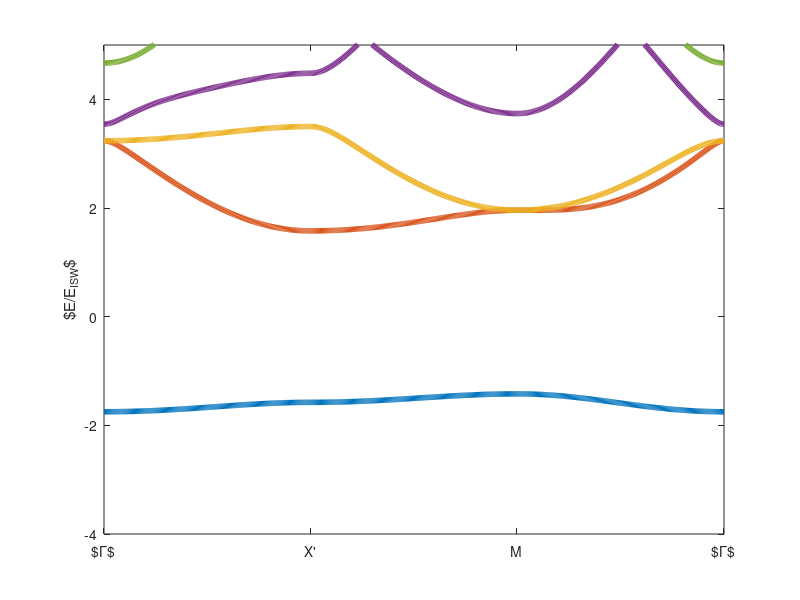

This figure's MATLAB source:
% gaussian potential

close all;clear all;clc
% parametros iniciales
a=1;
p1=0.25;
p2=0.75;
N=12; N=N+1;
w=200;% iteraciones

v0=-10;
alpha=10;
x0=1/2;

Ix=0; Iy=0; % parte en x y parte en y
l=1:N;
nx1=(1+(-1).^l.*(2*l-1))/4;

Et=zeros(3*w+1,N*N); % energia total
k=0:(1/(3*w)):1; % vector k

[nx11,ny11]=meshgrid(nx1,nx1);
n4=[zeros(N*N,1) nx11(:) ny11(:)];

n4(:,1)=(n4(:,2)).^2+(n4(:,3)).^2; % n_sort

[m,ind]=sort(n4(:,1));
n4=n4(ind,:);

nsort=n4(:,1);
nx=n4(:,2);
ny=n4(:,3);

% --- potencial
h2=zeros(1,N);

for m=1:2*N-1
    %h2(m)=(1/2)*sqrt(pi/alpha)*exp(-pi*(m-N)*(pi*(m-N)-2*1i*x0*alpha)/alpha)*(erfi((1i*pi*(m-N)+x0*alpha)/sqrt(alpha))-erfi((1i*pi*(m-N)+(x0-1)*alpha)/sqrt(alpha)));
    h2(m)=(1/2)*sqrt(pi/alpha)*exp(-pi*(m-N)*(pi*(m-N)-2*1i*x0*alpha)/alpha)*(2); % para argumentos de erfi grandes
end

hv=diag(4*nsort);

for i=1:N*N
    for j=i+1:N*N
        Ix=h2(nx(i)-nx(j)+N);
        Iy=h2(ny(i)-ny(j)+N);
        hv(i,j)=hv(i,j)+v0*Ix*Iy; % potencial
    end
end

hv2=triu(hv,1); hv2=hv2'; % rellena solo la parte izquierda de la diagonal, incluyendo esta
hv=hv+hv2; % potencial en forma matricial

% -------
kx=0:(pi/w):(pi/a); ky=0:(pi/w):(pi/a);

% gamma a X'
m=1:N*N;
for i=1:w+1
   [VE,VA]=eig(diag((2*nx(m)+kx(1)*a/pi).^2+(2*ny(m)+ky(i)*a/pi).^2-4*((nx(m)).^2+(ny(m)).^2))+hv);
   VA=diag(VA);
   E(1,i,:)=VA;
end

% x' a M
for t=1:w+1
   [VE,VA]=eig(diag((2*nx(m)+kx(t)*a/pi).^2+(2*ny(m)+ky(w+1)*a/pi).^2-4*((nx(m)).^2+(ny(m)).^2))+hv);
   VA=diag(VA);
   E(t,w+1,:)=VA; 
end

% M a gamma
for b=w+1:-1:1
   [VE,VA]=eig(diag((2*nx(m)+kx(b)*a/pi).^2+(2*ny(m)+ky(b)*a/pi).^2-4*((nx(m)).^2+(ny(m)).^2))+hv);
   VA=diag(VA);
   E(b,b,:)=VA; 
end

% se construye el vector de energias para graficar
for g=1:w+1
    Et(g,:)=E(1,g,:);
    Et(g+w,:)=E(g,1+w,:);
    Et(g+2*w,:)=E(2+w-g,2+w-g,:);
end

k=[k(1:1+2*w) k(2+2*w:end)]; % se construye el vector k para graficar

figure(1)
plot(k, Et(:,1),'LineWidth',4)
hold on
plot(k, Et(:,2),'LineWidth',4)
hold on
plot(k, Et(:,3),'LineWidth',4)
hold on
plot(k, Et(:,4),'LineWidth',4)
hold on
plot(k, Et(:,5),'LineWidth',4)
hold on
plot(k, Et(:,6),'LineWidth',4)
hold on
plot(k, Et(:,7),'LineWidth',4)
hold on
plot(k, Et(:,8),'LineWidth',4)
hold on
plot(k, Et(:,9),'LineWidth',4)
hold on
plot(k, Et(:,10),'LineWidth',4)
hold on
plot(k, Et(:,11),'LineWidth',4)
hold on
plot(k, Et(:,12),'LineWidth',4)
hold on
plot(k, Et(:,13),'LineWidth',4)
hold on
ylim([-4 5])
set(gca,'xtick',[])
ylabel('$E/E_{ISW}$');

xticks([0 0.333 0.666 1])
xticklabels({'$\Gamma$', ' X''', 'M' , '$\Gamma$'})
